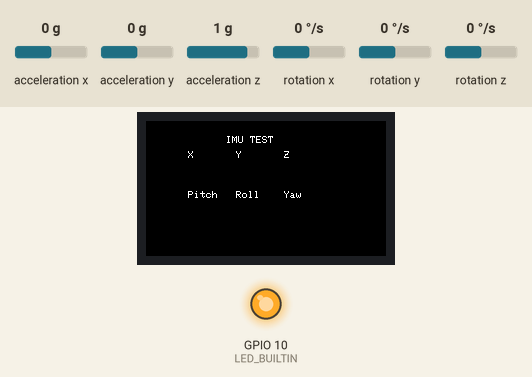
Simulated run of this sketch. Board: ESP32-S3. Parts: 240×135 colour display, output pins drawn as LEDs (lit = HIGH). The test bench sets the inputs (shaded band); at power-on: acceleration x 0 g, acceleration y 0 g, acceleration z 1 g, rotation x 0 °/s, rotation y 0 °/s, rotation z 0 °/s. WiFi joins after 1.5 s; servers stay silent unless stated; not simulated (calls return 0 or success): secrets.h; what the sketch prints to the serial monitor is not drawn.

Above: at 0.3 s.
At 5.4 s:
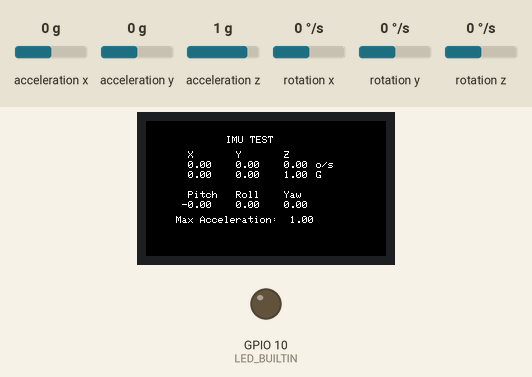
At 8.4 s:
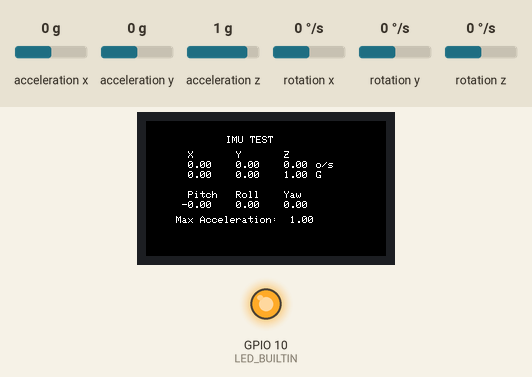
Timing chart, 0 to 9.9 s (numbered marks = the images above):
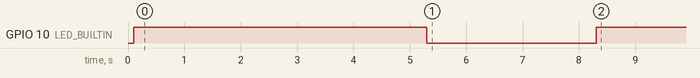

Measured:
- by itself, GPIO 10 (LED_BUILTIN): HIGH → LOW at 5.3 s, → HIGH 3.0 s later
- what the display in image 0 shows lasts 5.0 s, from 0.3 s to 5.3 s

The sketch:

RSSI_to_ThingSpeak.ino
```cpp
/*
 ESP8266 --> ThingSpeak Channel

 This sketch sends the Wi-Fi Signal Strength (RSSI) of an ESP8266 to a ThingSpeak
 channel using the ThingSpeak API (https://www.mathworks.com/help/thingspeak).

 Requirements:

   * ESP8266 Wi-Fi Device
   * Arduino 1.8.8+ IDE
   * Additional Boards URL: http://arduino.esp8266.com/stable/package_esp8266com_index.json
   * Library: esp8266 by ESP8266 Community
   * Library: ThingSpeak by MathWorks

 ThingSpeak Setup:

   * Sign Up for New User Account - https://thingspeak.com/users/sign_up
   * Create a new Channel by selecting Channels, My Channels, and then New Channel
   * Enable one field
   * Enter SECRET_CH_ID in "secrets.h"
   * Enter SECRET_WRITE_APIKEY in "secrets.h"

 Setup Wi-Fi:
  * Enter SECRET_SSID in "secrets.h"
  * Enter SECRET_PASS in "secrets.h"

 Tutorial: http://nothans.com/measure-wi-fi-signal-levels-with-the-esp8266-and-thingspeak

 Created: Feb 1, 2017 by Hans Scharler (http://nothans.com)
*/

#include "ThingSpeak.h"
#include "secrets.h"

unsigned long myChannelNumber = SECRET_CH_ID;
const char * myWriteAPIKey = SECRET_WRITE_APIKEY;

#include <WiFi.h>
#include <M5StickCPlus.h>

#define LED_BUILTIN 10

float accX = 0.0F;
float accY = 0.0F;
float accZ = 0.0F;

float gyroX = 0.0F;
float gyroY = 0.0F;
float gyroZ = 0.0F;

float pitch = 0.0F;
float roll  = 0.0F;
float yaw   = 0.0F;

char ssid[] = SECRET_SSID;   // your network SSID (name)
char pass[] = SECRET_PASS;   // your network password
int keyIndex = 0;            // your network key index number (needed only for WEP)
WiFiClient  client;

void setup() {
  Serial.begin(9600);
  delay(100);

  WiFi.mode(WIFI_STA);

  ThingSpeak.begin(client);

  pinMode(LED_BUILTIN, OUTPUT);
  //High is off and Low is on.
  digitalWrite(LED_BUILTIN, HIGH);

  M5.begin();
  M5.IMU.Init();
  M5.Lcd.setRotation(3);
  M5.Lcd.fillScreen(BLACK);
  M5.Lcd.setTextSize(1);
  M5.Lcd.setCursor(80, 15);
  M5.Lcd.println("IMU TEST");
  M5.Lcd.setCursor(30, 30);
  M5.Lcd.println("  X       Y       Z");
  M5.Lcd.setCursor(30, 70);
  M5.Lcd.println("  Pitch   Roll    Yaw");
}


float maxMag = 0;
long timer = 0;
long thingspeakTimer = 0;

void loop() {

  // Connect or reconnect to WiFi
  if (WiFi.status() != WL_CONNECTED) {
    Serial.print("Attempting to connect to SSID: ");
    Serial.println(SECRET_SSID);
    while (WiFi.status() != WL_CONNECTED) {
      WiFi.begin(ssid, pass); // Connect to WPA/WPA2 network. Change this line if using open or WEP network
      Serial.print(".");
      delay(5000);
    }
    Serial.println("\nConnected.");
  }

  M5.IMU.getGyroData(&gyroX,&gyroY,&gyroZ);
  M5.IMU.getAccelData(&accX,&accY,&accZ);
  M5.IMU.getAhrsData(&pitch,&roll,&yaw);

  M5.Lcd.setCursor(30, 40);
  M5.Lcd.printf("%6.2f  %6.2f  %6.2f      ", gyroX, gyroY, gyroZ);
  M5.Lcd.setCursor(170, 40);
  M5.Lcd.print("o/s");
  M5.Lcd.setCursor(30, 50);
  M5.Lcd.printf(" %5.2f   %5.2f   %5.2f   ", accX, accY, accZ);
  M5.Lcd.setCursor(170, 50);
  M5.Lcd.print("G");
  M5.Lcd.setCursor(30, 80);
  M5.Lcd.printf(" %5.2f   %5.2f   %5.2f   ", pitch, roll, yaw);

  float accelMag = sqrt(pow(accX, 2) + pow(accY, 2) + pow(accZ, 2));

  if(accelMag > maxMag){
    maxMag = accelMag;
    digitalWrite(LED_BUILTIN, LOW);
    timer = 3000 + millis();
  }

  if(timer !=0 && millis() > timer){
    digitalWrite(LED_BUILTIN, HIGH);
    timer = 0;
  }

  M5.Lcd.setCursor(30, 95);
  M5.Lcd.printf("Max Acceleration: %5.2f", maxMag);

  // Write value to Field 2 of my ThingSpeak Channel
  if(thingspeakTimer < millis()){

    int httpCode = ThingSpeak.writeField(myChannelNumber, 2, maxMag, myWriteAPIKey);

    if (httpCode == 200) {
      Serial.println("Channel write successful.");
    }
    else {
      Serial.println("Problem writing to channel. HTTP error code " + String(httpCode));
    }

    thingspeakTimer = 20000 + millis();
  }
}
```
